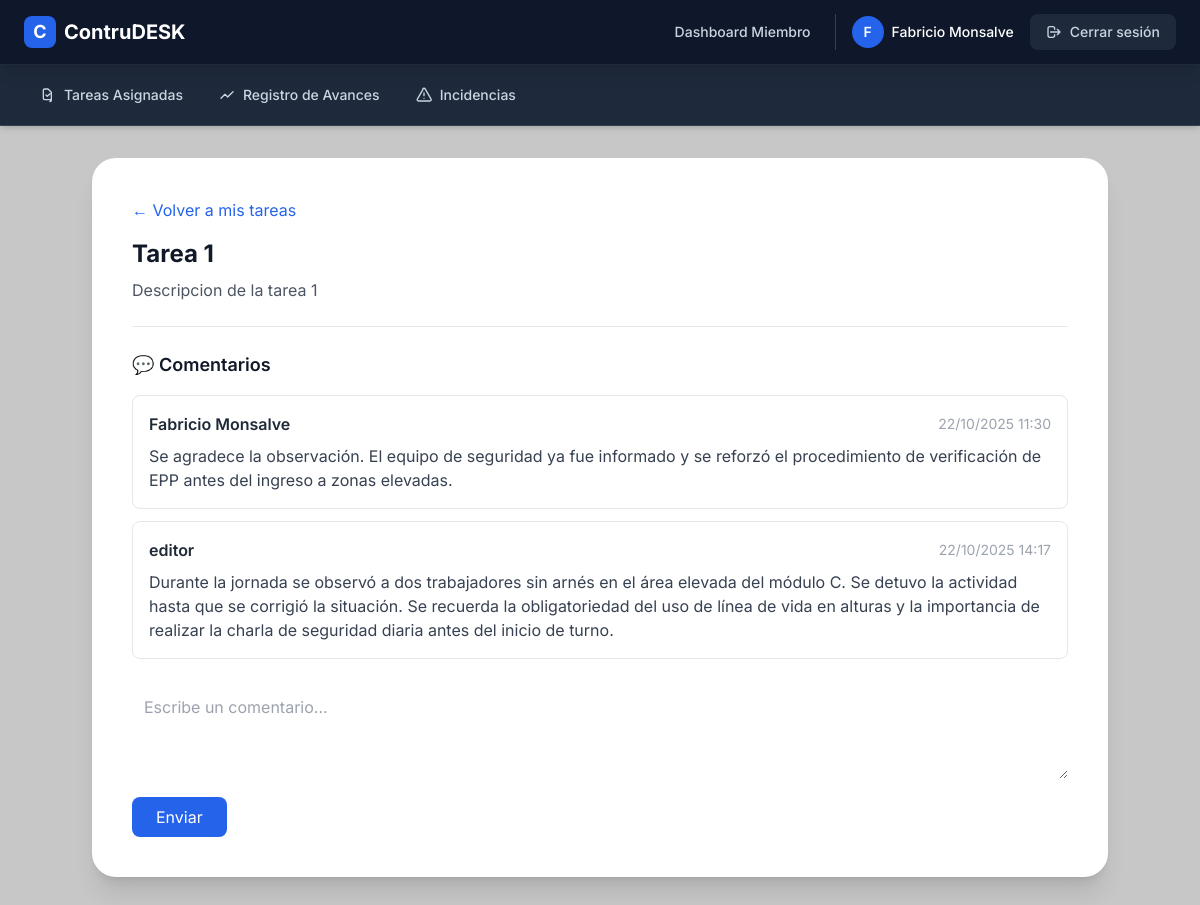
The page /miembro/tarea/6/comentarios (signed in) on the database its author committed.
### app/models.py (models this page shows, shortened)
class AdminUser(UserMixin, db.Model):
    __tablename__ = "admin_users"
    id = db.Column(db.Integer, primary_key=True)
    nombre = db.Column(db.String(120), nullable=False)
    email = db.Column(db.String(120), unique=True, nullable=False)
    password_hash = db.Column(db.String(255), nullable=False)
    roles = db.relationship('Role', secondary='user_roles', backref=db.backref('users', lazy='dynamic'))
    def has_role(self, role_name):
        return any(role.name == role_name for role in self.roles)
    @property
    def is_authenticated(self):
        return True

class ProjectTask(db.Model):
    __tablename__ = 'project_tasks'
    id = db.Column(db.Integer, primary_key=True)
    name = db.Column(db.String(128), nullable=False)  # Nombre de la tarea
    description = db.Column(db.Text, nullable=True)  # Descripción de la tarea
    start_date = db.Column(db.DateTime, default=datetime.utcnow)  # Fecha de inicio
    end_date = db.Column(db.DateTime, nullable=True)  # Fecha de finalización
    status = db.Column(db.String(50), default='pendiente')  # Estado de la tarea ('pendiente', 'en progreso', 'completada')
    project_id = db.Column(db.Integer, db.ForeignKey('projects.id'), nullable=False)  # Relación con el proyecto
    project = db.relationship('Project', backref=db.backref('tasks', lazy=True))  # Relación con el proyecto
    responsible_user_id = db.Column(db.Integer, db.ForeignKey('admin_users.id'), nullable=True)  # Relación con el responsable
    responsible_user = db.relationship('AdminUser', backref=db.backref('tasks', lazy=True))  # Relación con el usuario responsable

class Comment(db.Model):
    __tablename__ = 'comments'
    id = db.Column(db.Integer, primary_key=True)
    content = db.Column(db.Text, nullable=False)
    created_at = db.Column(db.DateTime, default=datetime.utcnow)
    user_id = db.Column(db.Integer, db.ForeignKey('admin_users.id', ondelete='CASCADE'), nullable=False)
    project_id = db.Column(db.Integer, db.ForeignKey('projects.id', ondelete='CASCADE'), nullable=False)
    task_id = db.Column(db.Integer, db.ForeignKey('project_tasks.id', ondelete='CASCADE'), nullable=True)
    user = db.relationship('AdminUser', backref=db.backref('comments', lazy=True))
    project = db.relationship('Project', backref=db.backref('comments', lazy=True))
    task = db.relationship('ProjectTask', backref=db.backref('comments', lazy=True))

### app/routes/miembro.py (the view, shortened to what this page needs)
@miembro_bp.route('/tarea/<int:tarea_id>/comentarios', methods=['GET', 'POST'])
@login_required
def comentarios_tarea(tarea_id):
    tarea = ProjectTask.query.get_or_404(tarea_id)
    if tarea.responsible_user_id != current_user.id:
        abort(403, description="No tienes permiso para acceder a esta tarea.")
    comentarios = Comment.query.filter_by(task_id=tarea.id).order_by(Comment.created_at.asc()).all()
    if request.args.get("ajax"):
        return render_template('miembro/_comentarios_partial.html', comentarios=comentarios)
    return render_template('miembro/tarea_comentarios.html', tarea=tarea, comentarios=comentarios)

### app/templates/miembro/tarea_comentarios.html (shortened to what this page needs)
{% extends "layout.html" %}
{% block content %}
<div class="min-h-screen py-8">
  <div class="container mx-auto px-4 sm:px-6 lg:px-8 max-w-[90%]">
    <div class="bg-white rounded-3xl shadow-xl p-6 sm:p-8 lg:p-10">
      <a href="{{ url_for('miembro.tareas_asignadas') }}" class="text-blue-600 hover:underline mb-4 inline-block">
        ← Volver a mis tareas
      </a>
      <h1 class="text-2xl font-bold text-gray-900 mb-2">{{ tarea.name }}</h1>
      <p class="text-gray-600 mb-6">{{ tarea.description or 'Sin descripción' }}</p>
      <div class="border-t border-gray-200 pt-6">
        <h2 class="text-lg font-semibold mb-4 text-gray-900">💬 Comentarios</h2>
        <div id="comments-list">
          {% include 'miembro/_comentarios_partial.html' %}
        </div>
        <form method="POST" class="mt-6">
          <textarea name="content" rows="3"
            class="w-full border-gray-300 rounded-lg p-3 focus:ring-2 focus:ring-blue-500 focus:border-transparent"
            placeholder="Escribe un comentario..."></textarea>
          <button type="submit"
            class="mt-3 bg-blue-600 text-white px-6 py-2 rounded-lg hover:bg-blue-700 transition-all">
            Enviar
          </button>
        </form>
      </div>
    </div>
  </div>
</div>
{% endblock %}

### app/templates/layout.html (shortened to what this page needs)
<!DOCTYPE html>
<html lang="es">
<head>
  <script src="https://cdn.tailwindcss.com"></script>
</head>
<body class="min-h-screen flex flex-col">
  <header class="w-full bg-slate-900 border-b border-slate-800 sticky top-0 z-50 shadow-lg">
    <div class="max-w-full mx-auto px-3 sm:px-4 lg:px-6">
      <div class="flex items-center justify-between h-16">
        <a href="{{ url_for('main.index') }}" class="flex items-center gap-2 group">
          <div class="w-8 h-8 bg-blue-600 rounded-lg flex items-center justify-center group-hover:bg-blue-700 transition-colors">
            <span class="text-white font-bold text-lg">C</span>
          </div>
          <span class="text-xl font-bold text-white hidden sm:inline">
            ContruDESK
          </span>
        </a>
        <nav class="hidden lg:flex items-center gap-6">
          {% if current_user.is_authenticated %}
            {% if current_user.has_role('admin') %}
              <a href="{{ url_for('admin.admin_dashboard') }}" class="text-sm text-slate-300 hover:text-white transition-colors font-medium">
                Panel Admin
              </a>
              <a href="{{ url_for('admin.notificaciones') }}" class="relative">
                🔔
                {% set unread = current_user.system_notifications | selectattr("read", "equalto", False) | list | length %}
                {% if unread > 0 %}
                  <span class="absolute -top-1 -right-2 bg-red-600 text-white text-xs px-2 py-0.5 rounded-full">
                    {{ unread }}
                  </span>
                {% endif %}
              </a>
            {% elif current_user.has_role('editor') %}
              <a href="{{ url_for('editor.editor_dashboard') }}" class="text-sm text-slate-300 hover:text-white transition-colors font-medium">
                Dashboard Editor
              </a>
            {% elif current_user.has_role('miembro') %}
              <a href="{{ url_for('miembro.miembro_dashboard') }}" class="text-sm text-slate-300 hover:text-white transition-colors font-medium">
                Dashboard Miembro
              </a>
            {% elif current_user.has_role('lector') %}
            {% else %}
              <a href="{{ url_for('main.index') }}" class="text-sm text-slate-300 hover:text-white transition-colors font-medium">
                Inicio
              </a>
            {% endif %}
            <div class="flex items-center gap-4 pl-4 border-l border-slate-700">
              <div class="flex items-center gap-2">
                <div class="w-8 h-8 bg-blue-600 rounded-full flex items-center justify-center">
                  <span class="text-white text-sm font-semibold">{{ current_user.nombre[0]|upper }}</span>
                </div>
                <span class="text-sm text-white font-medium">{{ current_user.nombre }}</span>
              </div>
              <a href="{{ url_for('auth.logout') }}" class="inline-flex items-center gap-2 px-4 py-2 bg-slate-800 hover:bg-slate-700 text-slate-300 hover:text-white rounded-lg text-sm font-medium transition-colors">
                <svg class="w-4 h-4" fill="none" stroke="currentColor" viewBox="0 0 24 24">
                  <path stroke-linecap="round" stroke-linejoin="round" stroke-width="2" d="M17 16l4-4m0 0l-4-4m4 4H7m6 4v1a3 3 0 01-3 3H6a3 3 0 01-3-3V7a3 3 0 013-3h4a3 3 0 013 3v1"/>
                </svg>
                Cerrar sesión
              </a>
            </div>
          {% else %}
            <a href="{{ url_for('auth.login') }}" class="inline-flex items-center gap-2 px-4 py-2 bg-blue-600 hover:bg-blue-700 text-white rounded-lg text-sm font-semibold transition-colors">
              Iniciar Sesión
            </a>
          {% endif %}
        </nav>
      </div>
    </div>
  </header>
  {% if current_user.is_authenticated %}
    <nav class="bg-slate-800 border-b border-slate-700 shadow-md">
      <div class="max-w-full mx-auto px-3 sm:px-4 lg:px-6">
        <div class="hidden md:flex items-center gap-1 py-3 overflow-x-auto">
          {% if current_user.has_role('admin') %}
            <a href="{{ url_for('admin.dashboard_control') }}" class="inline-flex items-center gap-2 px-3 py-2 text-xs font-medium text-slate-300 hover:text-white hover:bg-slate-700 rounded-lg transition-colors whitespace-nowrap">
                <svg class="w-4 h-4" fill="none" stroke="currentColor" viewBox="0 0 24 24">
                  <path stroke-linecap="round" stroke-linejoin="round" stroke-width="2" d="M3 12l2-2m0 0l7-7 7 7M5 10v10a1 1 0 001 1h3m10-11l2 2m-2-2v10a1 1 0 01-1 1h-3m-6 0a1 1 0 001-1v-4a1 1 0 011-1h2a1 1 0 011 1v4a1 1 0 001 1m-6 0h6"/>
                </svg>
                Dashboard de Control
            </a>
            <a href="{{ url_for('admin.usuarios') }}" class="inline-flex items-center gap-2 px-4 py-2 text-sm font-medium text-slate-300 hover:text-white hover:bg-slate-700 rounded-lg transition-colors whitespace-nowrap">
              <svg class="w-4 h-4" fill="none" stroke="currentColor" viewBox="0 0 24 24">
                <path stroke-linecap="round" stroke-linejoin="round" stroke-width="2" d="M12 4.354a4 4 0 110 5.292M15 21H3v-1a6 6 0 0112 0v1zm0 0h6v-1a6 6 0 00-9-5.197M13 7a4 4 0 11-8 0 4 4 0 018 0z"/>
              </svg>
              Usuarios
            </a>
            <a href="{{ url_for('admin.list_projects') }}" class="inline-flex items-center gap-2 px-4 py-2 text-sm font-medium text-slate-300 hover:text-white hover:bg-slate-700 rounded-lg transition-colors whitespace-nowrap">
              <svg class="w-4 h-4" fill="none" stroke="currentColor" viewBox="0 0 24 24">
                <path stroke-linecap="round" stroke-linejoin="round" stroke-width="2" d="M3 7v10a2 2 0 002 2h14a2 2 0 002-2V9a2 2 0 00-2-2h-6l-2-2H5a2 2 0 00-2 2z"/>
              </svg>
              Proyectos
            </a>
            <a href="{{ url_for('admin.assign_user_to_project') }}" class="inline-flex items-center gap-2 px-4 py-2 text-sm font-medium text-slate-300 hover:text-white hover:bg-slate-700 rounded-lg transition-colors whitespace-nowrap">
              <svg class="w-4 h-4" fill="none" stroke="currentColor" viewBox="0 0 24 24">
                <path stroke-linecap="round" stroke-linejoin="round" stroke-width="2" d="M18 9v3m0 0v3m0-3h3m-3 0h-3m-2-5a4 4 0 11-8 0 4 4 0 018 0zM3 20a6 6 0 0112 0v1H3v-1z"/>
              </svg>
              Asignar Usuarios
            </a>
            <a href="{{ url_for('admin.listar_incidencias') }}" class="inline-flex items-center gap-2 px-4 py-2 text-sm font-medium text-slate-300 hover:text-white hover:bg-slate-700 rounded-lg transition-colors whitespace-nowrap">
              <svg class="w-4 h-4" fill="none" stroke="currentColor" viewBox="0 0 24 24">
                <path stroke-linecap="round" stroke-linejoin="round" stroke-width="2" d="M9 5H7a2 2 0 00-2 2v12a2 2 0 002 2h10a2 2 0 002-2V7a2 2 0 00-2-2h-2M9 5a2 2 0 002 2h2a2 2 0 002-2M9 5a2 2 0 012-2h2a2 2 0 012 2m-6 9l2 2 4-4"/>
              </svg>
              Incidencias
            </a>
            <a href="{{ url_for('admin.ver_reportes') }}"
              class="inline-flex items-center gap-2 px-4 py-2 text-sm font-medium text-slate-300
                      hover:text-white hover:bg-slate-700 rounded-lg transition-colors whitespace-nowrap">
              <svg xmlns="http://www.w3.org/2000/svg"
                  fill="none" viewBox="0 0 24 24" stroke-width="2" stroke="currentColor"
                  class="w-4 h-4">
                <path stroke-linecap="round" stroke-linejoin="round"
                      d="M3 3v18h18M7 14l3-3 4 4 5-5"/>
              </svg>
              Reportes Técnicos
            </a>
            <a href="{{ url_for('admin.plantillas') }}"
              class="inline-flex items-center gap-2 px-4 py-2 text-sm font-medium text-slate-300
                      hover:text-white hover:bg-slate-700 rounded-lg transition-colors whitespace-nowrap">
              <svg xmlns="http://www.w3.org/2000/svg"
                  fill="none" viewBox="0 0 24 24" stroke-width="2" stroke="currentColor"
                  class="w-4 h-4">
                <path stroke-linecap="round" stroke-linejoin="round"
                      d="M9 12h6m-6 4h6m2 4H7a2 2 0 01-2-2V6a2 2 0 012-2h7l5 5v11a2 2 0 01-2 2z" />
              </svg>
              Plantillas
            </a>
            <a href="{{ url_for('admin.flujos_aprobacion') }}"
              class="inline-flex items-center gap-2 px-4 py-2 text-sm font-medium text-slate-300
                      hover:text-white hover:bg-slate-700 rounded-lg transition-colors whitespace-nowrap">
              <svg xmlns="http://www.w3.org/2000/svg"
                  fill="none" viewBox="0 0 24 24" stroke-width="2" stroke="currentColor"
                  class="w-4 h-4">
                <path stroke-linecap="round" stroke-linejoin="round"
                      d="M6 6h3m6 0h3m-9 0v12m6-12v12M6 18h3m6 0h3M9 12h6" />
              </svg>
              Flujos de Aprobación
            </a>
          {% elif current_user.has_role('miembro') %}
            <a href="{{ url_for('miembro.tareas_asignadas') }}"
              class="inline-flex items-center gap-2 px-4 py-2 text-sm font-medium text-slate-300
                      hover:text-white hover:bg-slate-700 rounded-lg transition-colors whitespace-nowrap">
              <svg xmlns="http://www.w3.org/2000/svg"
                  fill="none" viewBox="0 0 24 24" stroke-width="2" stroke="currentColor"
                  class="w-4 h-4">
                <path stroke-linecap="round" stroke-linejoin="round"
                      d="M9 12l2 2 4-4m2 9H7a2 2 0 01-2-2V5a2 2 0 012-2h5l5 5v12a2 2 0 01-2 2z" />
              </svg>
              Tareas Asignadas
            </a>
            <a href="{{ url_for('miembro.mis_proyectos') }}"
              class="inline-flex items-center gap-2 px-4 py-2 text-sm font-medium text-slate-300
                      hover:text-white hover:bg-slate-700 rounded-lg transition-colors whitespace-nowrap">
              <svg xmlns="http://www.w3.org/2000/svg"
                  fill="none" viewBox="0 0 24 24" stroke-width="2" stroke="currentColor"
                  class="w-4 h-4">
                <path stroke-linecap="round" stroke-linejoin="round"
                      d="M3 17l6-6 4 4 8-8" />
              </svg>
              Registro de Avances
            </a>
            <a href="{{ url_for('miembro.incidencias_home') }}"
              class="inline-flex items-center gap-2 px-4 py-2 text-sm font-medium text-slate-300
                      hover:text-white hover:bg-slate-700 rounded-lg transition-colors whitespace-nowrap">
              <svg xmlns="http://www.w3.org/2000/svg"
                  fill="none" viewBox="0 0 24 24" stroke-width="2" stroke="currentColor"
                  class="w-4 h-4">
                <path stroke-linecap="round" stroke-linejoin="round"
                      d="M12 9v4m0 4h.01M10.29 3.86l-8.47 14.7A2 2 0 003.53 21h16.94a2 2 0 001.71-3.44l-8.47-14.7a2 2 0 00-3.42 0z" />
              </svg>
              Incidencias
            </a>
          {% endif %}
        </div>
      </div>
    </nav>
  {% endif %}
  <main class="flex-grow">
    {% block content %}{% endblock %}
  </main>
</body>
</html>

### app/templates/miembro/_comentarios_partial.html
{% for c in comentarios %}
<div class="border border-gray-200 rounded-lg p-4 mb-3">
  <div class="flex justify-between items-center">
    <span class="font-semibold text-gray-800">{{ c.user.nombre }}</span>
    <span class="text-sm text-gray-400">{{ c.created_at.strftime('%d/%m/%Y %H:%M') }}</span>
  </div>
  <p class="text-gray-700 mt-2">{{ c.content }}</p>
</div>
{% else %}
<p class="text-gray-500 italic">No hay comentarios aún.</p>
{% endfor %}

### app/templates/layout.html (style rules this page uses)
body { font-family: 'Inter', sans-serif !important; background-color: #c7c7c7 !important; }

### rows shown on the page
AdminUser: nombre "F", nombre "Fabricio Monsalve"
ProjectTask: name "Tarea 1", description "Descripcion de la tarea 1"
Comment: user.nombre "Fabricio Monsalve", created_at "22/10/2025 11:30", content "Se agradece la observación. El equipo de seguridad ya fue informado y se reforzó el procedimiento de verificación de EPP antes del ingreso a zonas elevadas."
Comment: user.nombre "editor", created_at "22/10/2025 14:17", content "Durante la jornada se observó a dos trabajadores sin arnés en el área elevada del módulo C. Se detuvo la actividad hasta que se corrigió la situación. Se recuerda la obligatoriedad del uso de línea de vida en alturas y la importancia de realizar la charla de seguridad diaria antes del inicio de turno."
